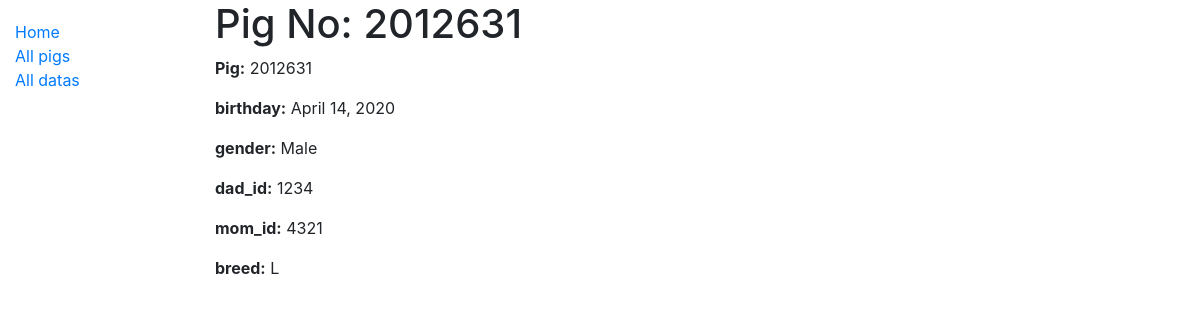
The app's page /catalog/pig/2012631 with its own data.
### catalog/models.py (models this page shows, shortened)
class Pig(models.Model):
    pig_id = models.CharField(max_length=8,primary_key=True, help_text='Input birth year(XX) + ear tag')
    birth = models.DateField(null=True, blank=True)
    gender = models.CharField(max_length=100)
    dad_id = models.CharField(max_length=100)
    mom_id = models.CharField(max_length=100)
    breeds = (
        ('L', 'Landrace'),
        ('Y', 'Yorkshire'),
        ('D', 'Duroc'),
    )
    breed = models.CharField(
        max_length=4,
        choices=breeds,
        help_text='Pig\'s breed',
        blank=True,
        null=True,
    )
    def display_genre(self):
        """Create a string for the Genre. This is required to display genre in Admin."""
        return ', '.join(genre.name for genre in self.genre.all()[:3])
    display_genre.short_description = 'Genre'

### catalog/views.py (the view, shortened to what this page needs)
# urls.py: path('pig/<int:pk>', views.PigDetailView.as_view(), name='pig-detail'),
class PigDetailView(generic.DetailView):
    model = Pig

### catalog/templates/catalog/pig_detail.html
{% extends "base_generic.html" %}
{% block content %}
  <h1>Pig No: {{ pig.pig_id }}</h1>
  <p><strong>Pig:</strong> {{ pig.pig_id }}</p>
  <p><strong>birthday:</strong> {{ pig.birth }}</p>
  <p><strong>gender:</strong> {{ pig.gender }}</p>
  <p><strong>dad_id:</strong> {{ pig.dad_id }}</p>
  <p><strong>mom_id:</strong> {{ pig.mom_id }}</p>
  <p><strong>breed:</strong> {{ pig.breed }}</p>
{% endblock %}

### records on screen
Pig: pig_id "2012631", birth "April 14, 2020", gender "Male", dad_id "1234", mom_id "4321", breed "L"
